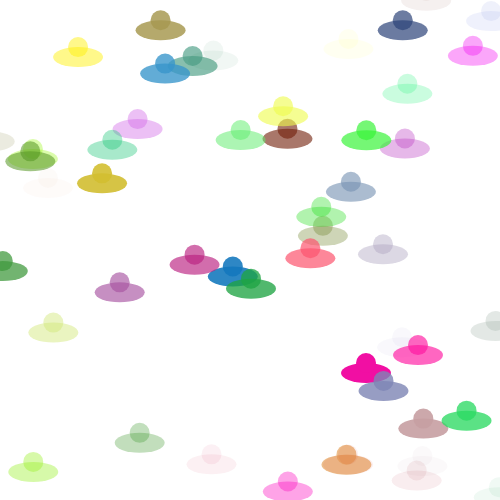
Frame 1 (no input)
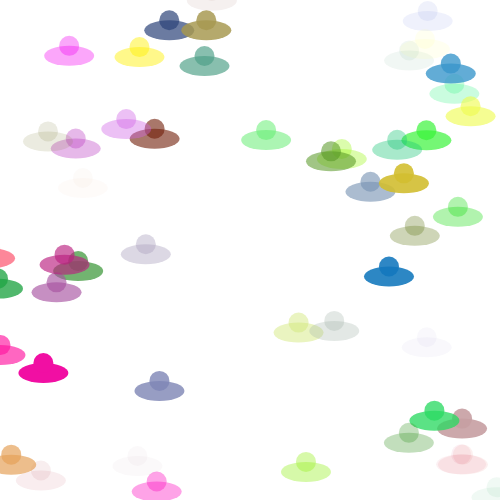
Frame 60 (no input)
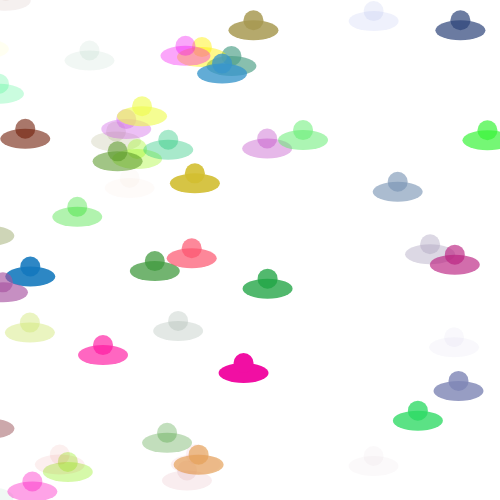
Frame 120 (the mouse pressed at the canvas centre since frame 60)

The p5.js sketch that drew these frames (run headless with seeded random() and noise() and a simulated clock; from frame 60 on, the mouse is pressed at the canvas centre):

// p5.js sketch
// ── sketch.js
//Sketch 1: Class and array of class objects
//inspired from Cars example by Brad Borevitz and adapted from code written in Processing
//by Aditi Surana

// var num = 10; // number of ships
var ufos = []; 


function setup() {
  createCanvas(500, 500);
  // ufo = new Ship();
  // Create objects
  for (var i=0; i<50; i++) {
    ufos.push(new Ship());
  }

}

function draw() {
  background(255);
  fill(200);
  // ellipse(ufo.x, ufo.y, 100, 30);
  for (var i=0; i<ufos.length; i++) {
    ufos[i].moveShip();
    ufos[i].drawShip();
  }
  
  
}

function Ship(){
  //properties, this refers to the future instance of this object
  this.col = color(random(256), random(256), random(256), random(256));
  this.x = random(width); 
  this.y = random(height);
  this.speed = random(1, 10);
  
    // methods
  this.drawShip = function() { // draw spaceship
    
    noStroke();
    fill(this.col);
    
    ellipse(this.x, this.y, 50, 20);
    ellipse(this.x, this.y-10,20,20);
    
    
  };
 
  this.moveShip = function() { //move spaceship
    
    // increase value of x based on speed
    this.x+= this.speed;
    // check boundary conditions and reset values
    if (this.x>width && this.speed>0) {
      this.x = -20;
      this.x+= this.speed;
    }
    
    
  };
  
}
